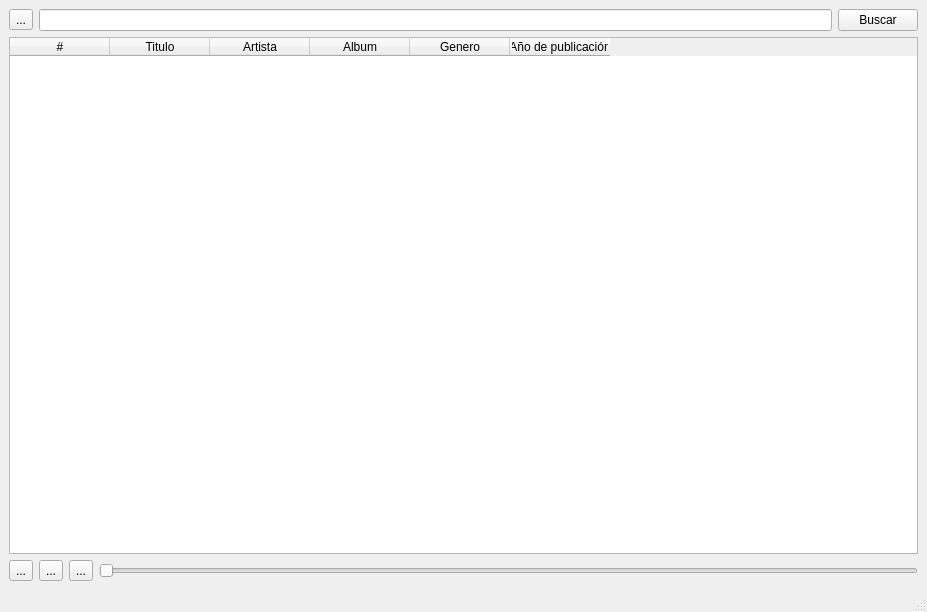
<?xml version="1.0" encoding="UTF-8"?>
<ui version="4.0">
 <class>MainWindow</class>
 <widget class="QMainWindow" name="MainWindow">
  <property name="geometry">
   <rect>
    <x>0</x>
    <y>0</y>
    <width>927</width>
    <height>612</height>
   </rect>
  </property>
  <property name="windowTitle">
   <string>MainWindow</string>
  </property>
  <widget class="QWidget" name="centralwidget">
   <layout class="QVBoxLayout" name="verticalLayout">
    <item>
     <layout class="QHBoxLayout" name="horizontalLayout">
      <item>
       <widget class="QToolButton" name="toolButton">
        <property name="text">
         <string>...</string>
        </property>
       </widget>
      </item>
      <item>
       <widget class="QLineEdit" name="lineEdit"/>
      </item>
      <item>
       <widget class="QPushButton" name="pushButton">
        <property name="text">
         <string>Buscar</string>
        </property>
       </widget>
      </item>
     </layout>
    </item>
    <item>
     <widget class="QTableWidget" name="tableWidget">
      <column>
       <property name="text">
        <string>#</string>
       </property>
      </column>
      <column>
       <property name="text">
        <string>Titulo</string>
       </property>
      </column>
      <column>
       <property name="text">
        <string>Artista</string>
       </property>
      </column>
      <column>
       <property name="text">
        <string>Album</string>
       </property>
      </column>
      <column>
       <property name="text">
        <string>Genero</string>
       </property>
      </column>
      <column>
       <property name="text">
        <string>Año de publicación</string>
       </property>
      </column>
     </widget>
    </item>
    <item>
     <layout class="QHBoxLayout" name="horizontalLayout_2">
      <item>
       <widget class="QToolButton" name="toolButton_2">
        <property name="text">
         <string>...</string>
        </property>
       </widget>
      </item>
      <item>
       <widget class="QToolButton" name="toolButton_4">
        <property name="text">
         <string>...</string>
        </property>
       </widget>
      </item>
      <item>
       <widget class="QToolButton" name="toolButton_3">
        <property name="text">
         <string>...</string>
        </property>
       </widget>
      </item>
      <item>
       <widget class="QSlider" name="horizontalSlider">
        <property name="orientation">
         <enum>Qt::Orientation::Horizontal</enum>
        </property>
       </widget>
      </item>
     </layout>
    </item>
   </layout>
  </widget>
  <widget class="QMenuBar" name="menubar">
   <property name="geometry">
    <rect>
     <x>0</x>
     <y>0</y>
     <width>927</width>
     <height>22</height>
    </rect>
   </property>
  </widget>
  <widget class="QStatusBar" name="statusbar"/>
 </widget>
 <resources/>
 <connections/>
</ui>
